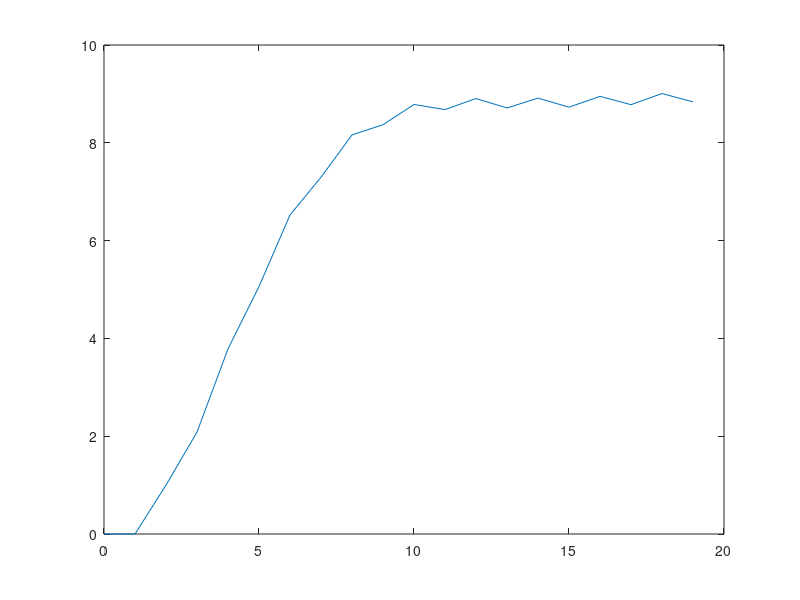
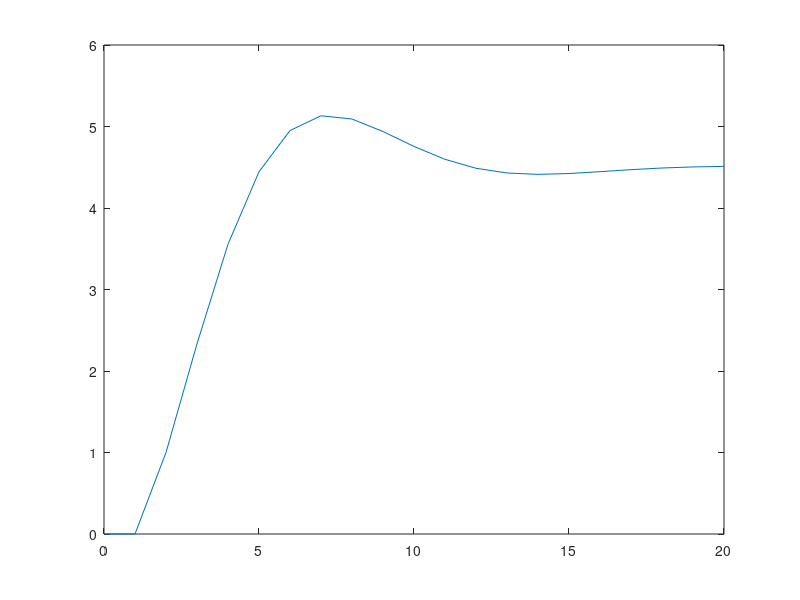
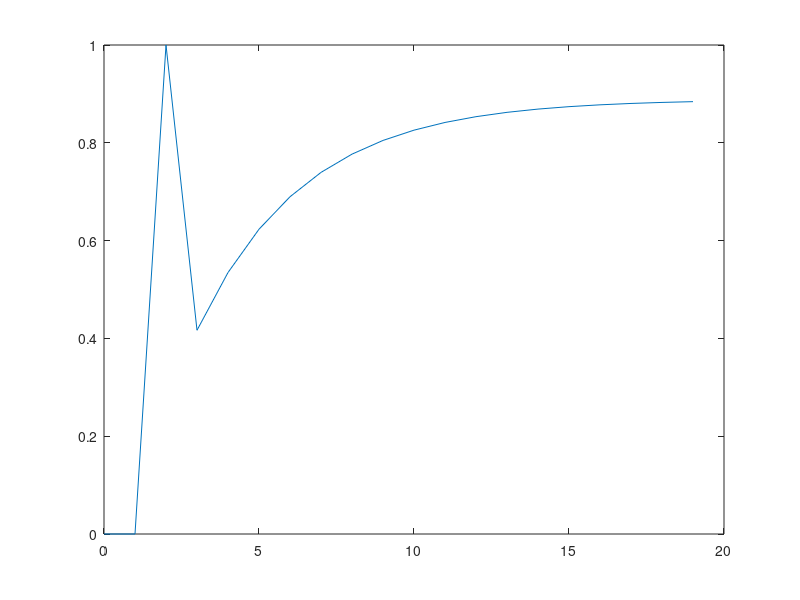
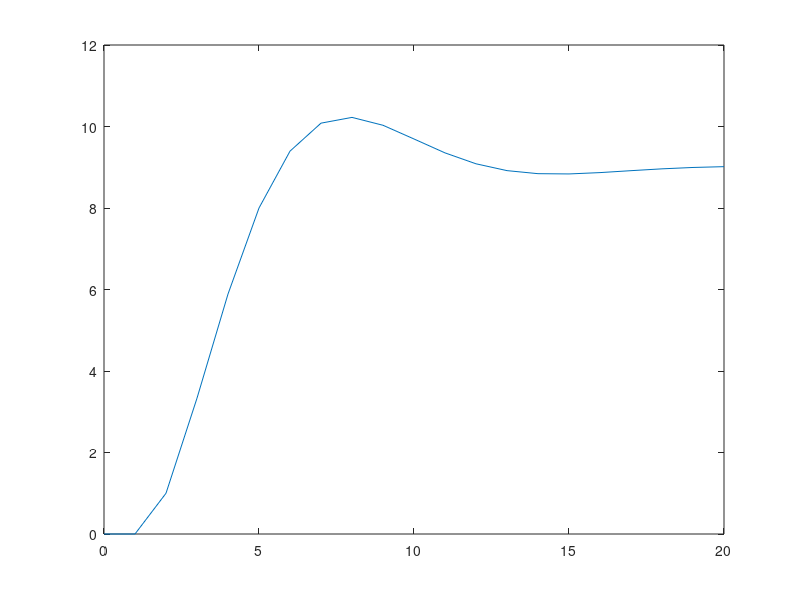

These charts were generated, in order, by the following MATLAB code:
%4.question A
num4A = [0 0 1 0 0];
den4A = [1 -13/12 -19/36 41/36 -15/36];
testsys4A = tf(num4A,den4A,-1);
[Y4A,T4A] = step(testsys4A);
figure,plot(T4A(1:20),Y4A(1:20));
%4.question B
num4B = [0 0 1];
den4B = [1 -4/3 5/9];
testsys4B = tf(num4B,den4B,-1);
[Y4B,T4B] = step(testsys4B);
figure,plot(T4B,Y4B);
%4.question C
num4C = [0 0 1 -4/3 5/9];
den4C = [1 -3/4 0 0 0];
testsys4C = tf(num4C,den4C,-1);
[Y4C,T4C] = step(testsys4C);
figure,plot(T4C(1:20),Y4C(1:20));
%4.question D
num4D = [0 0 1 1];
den4D = [1 -4/3 5/9 0];
testsys4D = tf(num4D,den4D,-1);
[Y4D,T4D] = step(testsys4D);
figure,plot(T4D,Y4D);
%4.question E
num4E = [0 0 1 -3/4];
den4E = [1 -4/3 5/9 0];
testsys4E = tf(num4E,den4E,-1);
[Y4E,T4E] = step(testsys4E);
figure,plot(T4E,Y4E);